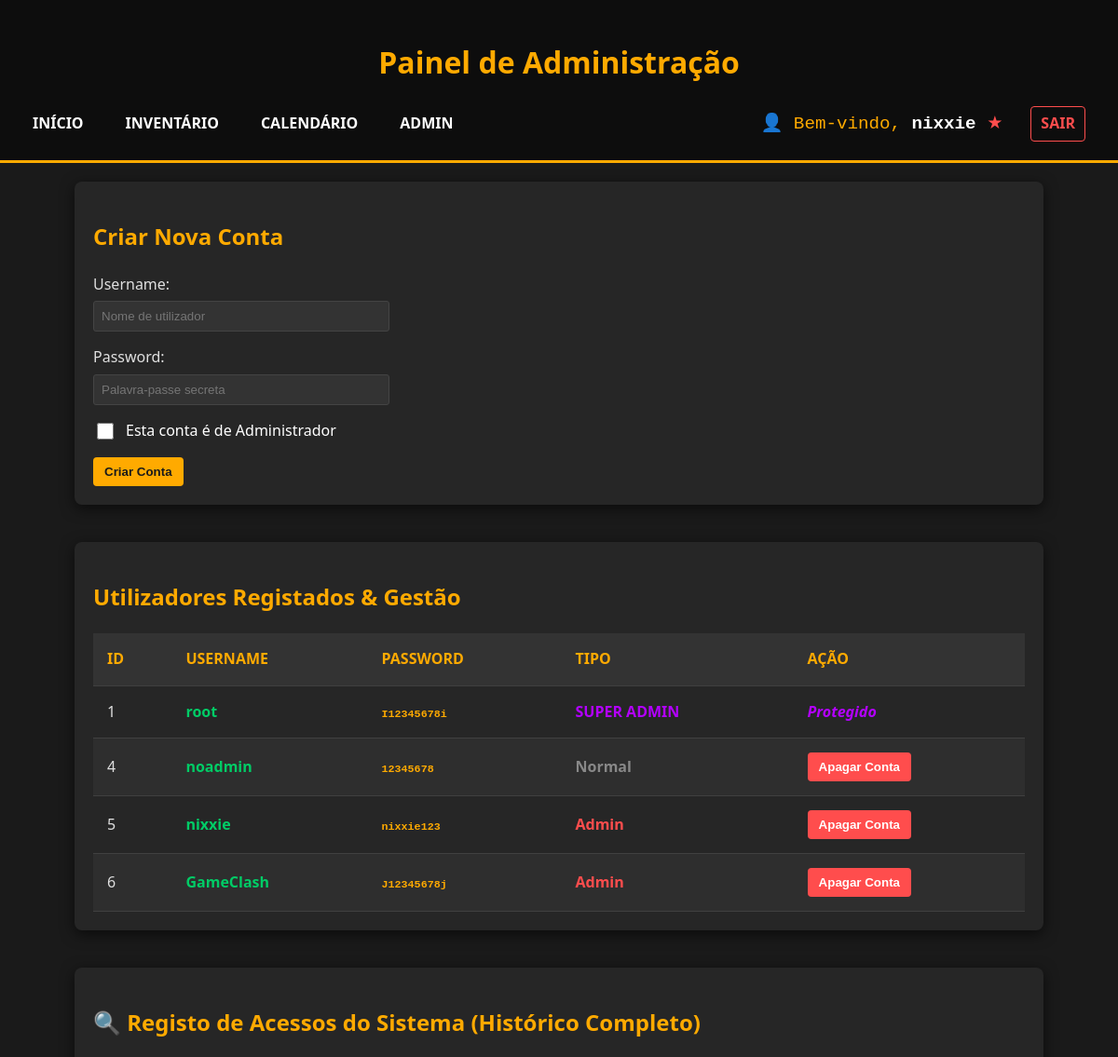
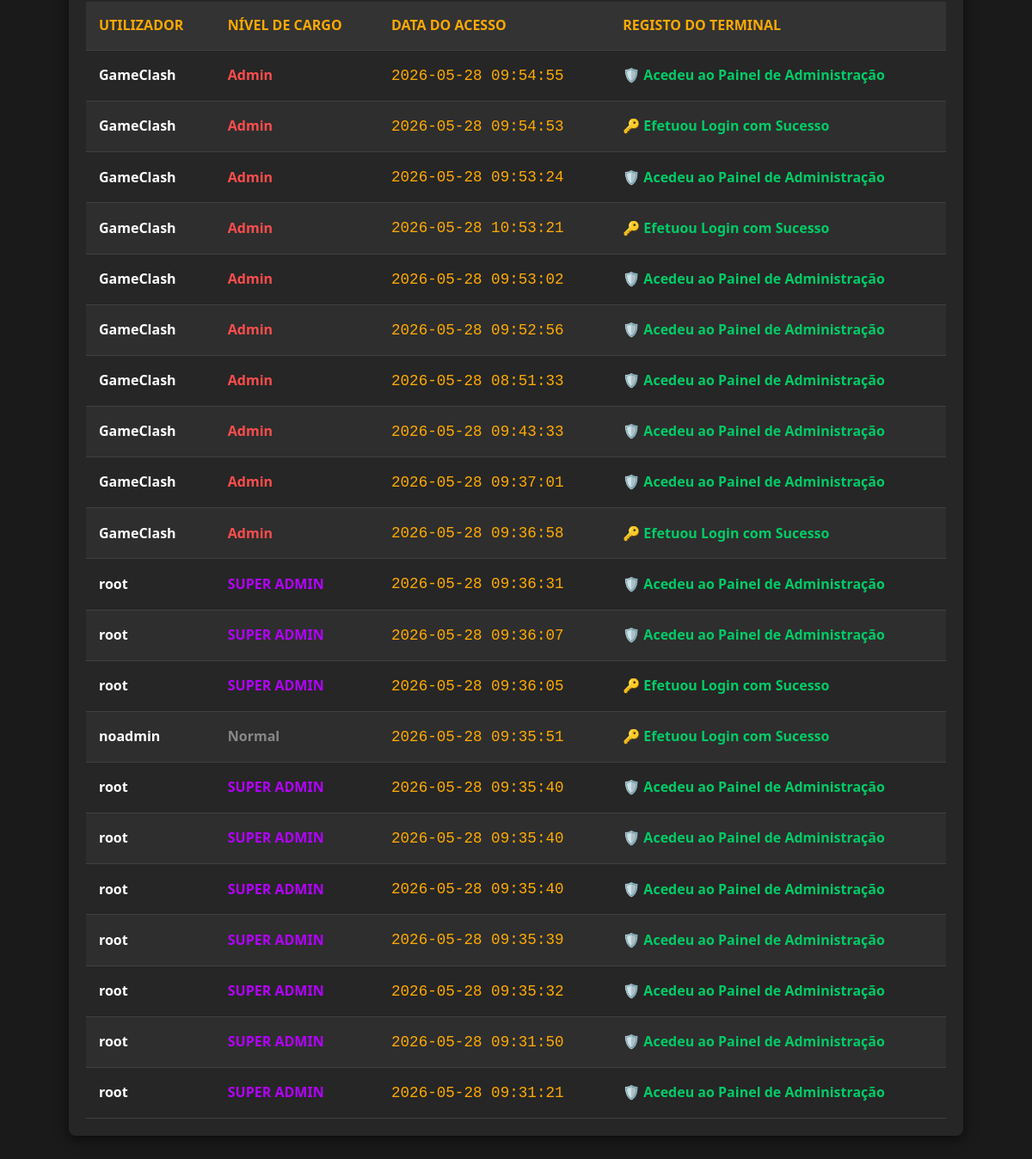
The page /admin.php (signed in) on the database its author committed (2 pictures, top to bottom).
### tables this page shows
CREATE TABLE users (
    id INTEGER PRIMARY KEY AUTOINCREMENT,
    username TEXT NOT NULL UNIQUE,
    password TEXT NOT NULL,
    is_admin INTEGER DEFAULT 0, -- 0: Normal, 1: Admin, 2: Super Admin
    ultimo_acesso DATETIME
);

### admin.php (the view, shortened to what this page needs)
<?php
require_once 'scripts/database.php';
$user_id_log = (int)$_SESSION['user_id'];
$data_acesso = date('Y-m-d H:i:s');
$descricao_acesso = "🛡️ Acedeu ao Painel de Administração";
$db->exec("INSERT INTO events (user_id, event_date, description) VALUES ($user_id_log, '$data_acesso', '$descricao_acesso')");
$result_users = $db->query("SELECT * FROM users ORDER BY id ASC");
$result_logs = $db->query("
    SELECT e.event_date, e.description, u.username, u.is_admin
    FROM events e
    JOIN users u ON e.user_id = u.id
    WHERE e.description LIKE '🔑%' OR e.description LIKE '🛡️%'
    ORDER BY e.id DESC
");
?>
<!DOCTYPE html>
<html lang="pt">
<head>
    <link rel="stylesheet" href="styles/style.css">
</head>
<body>
    <header>
        <h1>Painel de Administração</h1>
        <nav style="display: flex; align-items: center; gap: 15px; flex-wrap: wrap;">
            <a href="index.html">Início</a>
            <a href="inventory.php">Inventário</a>
            <a href="calendario.php">Calendário</a>
            <?php if (isset($_SESSION['is_admin']) && $_SESSION['is_admin'] > 0): ?>
                <a href="admin.php">Admin</a>
            <?php endif; ?>
            <div style="margin-left: auto; display: flex; align-items: center; gap: 15px;">
                <span style="color: #ffaa00; font-family: 'VT323', monospace; font-size: 1.2rem;">
                    👤 Bem-vindo, <strong style="color: #fff;"><?php echo htmlspecialchars($_SESSION['username']); ?></strong>
                    <?php if ($_SESSION['is_admin'] == 2): ?>
                        <span style="color: #b300ff;" title="Super Admin">★</span>
                    <?php elseif ($_SESSION['is_admin'] == 1): ?>
                        <span style="color: #ff4d4d;" title="Admin">★</span>
                    <?php endif; ?>
                </span>
                <a href="logout.php" style="color: #ff4d4d; font-weight: bold; padding: 5px 10px; border: 1px solid #ff4d4d; border-radius: 4px; text-decoration: none;">Sair</a>
            </div>
        </nav>
    </header>
    <main>
        <section class="inventory-container admin-section" style="margin-top: 20px;">
            <h2>Criar Nova Conta</h2>
            <form action="admin.php" method="POST" id="formCriarConta">
                <label for="username">Username:</label>
                <input type="text" name="username" id="username" placeholder="Nome de utilizador" required>
                <label for="password">Password:</label>
                <input type="password" name="password" id="password" placeholder="Palavra-passe secreta" required>
                <label style="display: flex; align-items: center; gap: 10px; margin-bottom: 15px; cursor: pointer; color: white;">
                    <input type="checkbox" name="is_admin" value="1" style="width: 18px; height: 18px; accent-color: #ffaa00;">
                    Esta conta é de Administrador
                </label>
                <button type="submit">Criar Conta</button>
            </form>
        </section>
        <section class="inventory-container admin-section">
            <h2>Utilizadores Registados & Gestão</h2>
            <table>
                <thead>
                    <tr>
                        <th>ID</th>
                        <th>Username</th>
                        <th>Password</th>
                        <th>Tipo</th>
                        <th>Ação</th>
                    </tr>
                </thead>
                <tbody>
                    <?php
                    while ($user = $result_users->fetchArray(SQLITE3_ASSOC)):
                    ?>
                        <tr>
                            <td data-label="ID"><?php echo $user['id']; ?></td>
                            <td data-label="Username" style="font-weight: bold; color: #00cc66;"><?php echo htmlspecialchars($user['username']); ?></td>
                            <td data-label="Password">
                                <span class="hash-text" style="color: #ffaa00; font-weight: bold;">
                                    <?php echo htmlspecialchars($user['password']); ?>
                                </span>
                            </td>
                            <td data-label="Tipo" style="font-weight: bold; <?php
                                if ($user['is_admin'] == 2) echo 'color: #b300ff;';
                                elseif ($user['is_admin'] == 1) echo 'color: #ff4d4d;';
                                else echo 'color: #888;';
                            ?>">
                                <?php
                                    if ($user['is_admin'] == 2) echo 'SUPER ADMIN';
                                    elseif ($user['is_admin'] == 1) echo 'Admin';
                                    else echo 'Normal';
                                ?>
                            </td>
                            <td data-label="Ação">
                                <?php if ($user['is_admin'] == 2): ?>
                                    <span style="color: #b300ff; font-style: italic; font-weight: bold;">Protegido</span>
                                <?php else: ?>
                                    <form method="POST" action="admin.php" style="margin: 0;">
                                        <button type="submit" onclick="return confirm('Apagar o utilizador <?php echo addslashes(htmlspecialchars($user['username'])); ?>?');" style="background-color: #ff4d4d; color: white;">Apagar Conta</button>
                                    </form>
                                <?php endif; ?>
                            </td>
                        </tr>
                    <?php endwhile; ?>
                </tbody>
            </table>
        </section>
        <section class="inventory-container admin-section">
            <h2>🔍 Registo de Acessos do Sistema (Histórico Completo)</h2>
            <table>
                <thead>
                    <tr>
                        <th>Utilizador</th>
                        <th>Nível de Cargo</th>
                        <th>Data do Acesso</th>
                        <th>Registo do Terminal</th>
                    </tr>
                </thead>
                <tbody>
                    <?php
                    while ($log = $result_logs->fetchArray(SQLITE3_ASSOC)):
                    ?>
                        <tr>
                            <td data-label="Utilizador" style="font-weight: bold; color: #fff;"><?php echo htmlspecialchars($log['username']); ?></td>
                            <td data-label="Nível de Cargo" style="font-weight: bold; <?php
                                if ($log['is_admin'] == 2) echo 'color: #b300ff;';
                                elseif ($log['is_admin'] == 1) echo 'color: #ff4d4d;';
                                else echo 'color: #888;';
                            ?>">
                                <?php
                                    if ($log['is_admin'] == 2) echo 'SUPER ADMIN';
                                    elseif ($log['is_admin'] == 1) echo 'Admin';
                                    else echo 'Normal';
                                ?>
                            </td>
                            <td data-label="Data do Acesso" style="font-family: monospace; font-size: 1.1rem; color: #ffaa00;">
                                <?php echo htmlspecialchars($log['event_date']); ?>
                            </td>
                            <td data-label="Registo do Terminal">
                                <span style="color: #00cc66; font-weight: bold;">
                                    <?php echo htmlspecialchars($log['description']); ?>
                                </span>
                            </td>
                        </tr>
                    <?php endwhile; ?>
                </tbody>
            </table>
        </section>
    </main>
</body>
</html>

### styles/style.css (style rules this page uses)
body { font-family: 'Segoe UI', Tahoma, Geneva, Verdana, sans-serif; background-color: #1a1a1a; color: #e0e0e0; margin: 0; padding: 0; line-height: 1.6; }
h1, h2, h3 { color: #ffaa00; }
header { background-color: #0d0d0d; padding: 20px; text-align: center; border-bottom: 3px solid #ffaa00; }
header nav a { color: #ffffff; text-decoration: none; margin: 0 15px; font-weight: bold; text-transform: uppercase; transition: color 0.3s; }
.inventory-container { max-width: 1000px; margin: 40px auto; padding: 20px; background-color: #262626; border-radius: 8px; box-shadow: 0 4px 15px rgba(0,0,0,0.6); }
.inventory-container table { width: 100%; border-collapse: collapse; margin-top: 20px; }
th, td { padding: 15px; text-align: left; border-bottom: 1px solid #404040; }
th { background-color: #333333; color: #ffaa00; text-transform: uppercase; }
tbody tr:nth-child(even) { background-color: #2e2e2e; }

### admin.php (style rules this page uses)
button { background-color: #ffaa00; color: #1a1a1a; font-weight: bold; padding: 8px 12px; border: none; border-radius: 4px; cursor: pointer; transition: background 0.2s; }
input[type="text"], input[type="password"] { padding: 8px; margin: 5px 0 15px 0; border-radius: 3px; border: 1px solid #444; background: #333; color: white; width: 100%; max-width: 300px; display: block; }
.hash-text { font-family: monospace; font-size: 0.9em; overflow-wrap: break-word; }
.admin-section { margin-bottom: 40px; }

### rows shown on the page
users: id "1", username "root", password "I12345678i", is_admin "SUPER ADMIN"
users: id "4", username "noadmin", password "12345678", is_admin "Normal"
users: id "5", username "nixxie", password "nixxie123", is_admin "Admin"
users: id "6", username "GameClash", password "J12345678j", is_admin "Admin"

### other values the page prints
$_SESSION['username'] "nixxie"
$log['username'] "GameClash"
$log['event_date'] "2026-05-28 09:54:55"
$log['description'] "🛡️ Acedeu ao Painel de Administração"
$log['event_date'] "2026-05-28 09:54:53"
$log['description'] "🔑 Efetuou Login com Sucesso"
$log['event_date'] "2026-05-28 09:53:24"
$log['event_date'] "2026-05-28 10:53:21"
$log['event_date'] "2026-05-28 09:53:02"
$log['event_date'] "2026-05-28 09:52:56"
$log['event_date'] "2026-05-28 08:51:33"
$log['event_date'] "2026-05-28 09:43:33"
$log['event_date'] "2026-05-28 09:37:01"
$log['event_date'] "2026-05-28 09:36:58"
$log['username'] "root"
